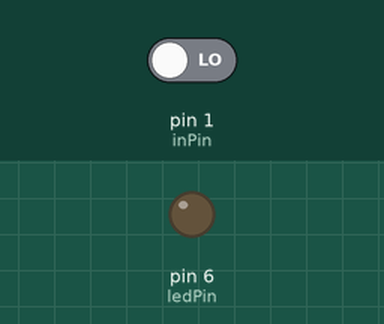
The sketch below on a simulated Arduino Uno, built with avr-gcc and run on an emulated ATmega328P. Parts: output pins drawn as LEDs (lit = HIGH). The inputs (shaded band) are chosen by the test bench; at power-on: pin 1 (inPin) LOW.

Above: at 1.2 s.
1.3 s: pin 1 (inPin) driven HIGH
At 1.6 s:
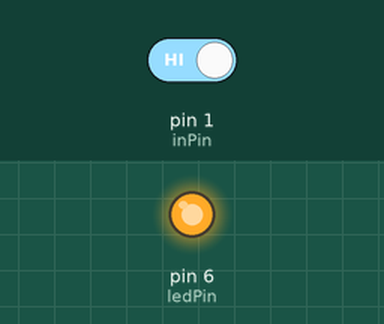
2.8 s: pin 1 (inPin) driven LOW
At 4.0 s:
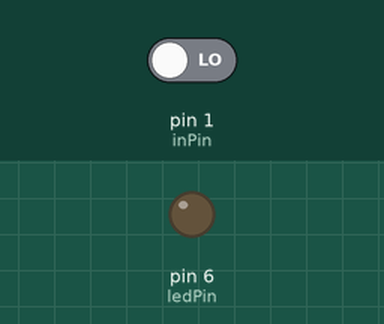
Timing chart, 0 to 5.8 s (numbered marks = the images above; inputs shaded):
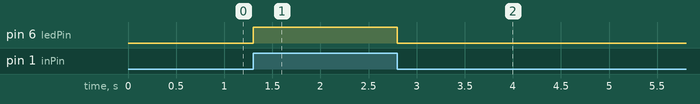

The sketch:

test.ino
```cpp
int ledPin = 6; // LED connected to digital pin 13
int inPin = 1;   // pushbutton connected to digital pin 7
int val = 0;     // variable to store the read value

void setup()
{
  pinMode(ledPin, OUTPUT);      // sets the digital pin 13 as output
  pinMode(inPin, INPUT);      // sets the digital pin 7 as input
}

void loop()
{
  val = digitalRead(inPin);   // read the input pin
  digitalWrite(ledPin, val);    // sets the LED to the button's value
}
```

Measured:
- after the input at 1.3 s, pin 6 (ledPin): LOW → HIGH at once
- after the input at 2.8 s, pin 6 (ledPin): HIGH → LOW at once
